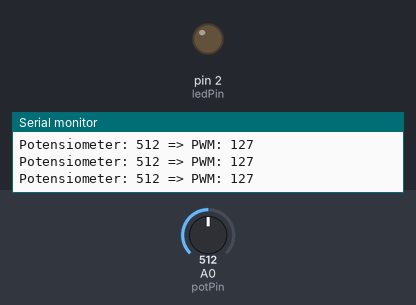
The sketch below on a simulated Arduino Uno, built with avr-gcc and run on an emulated ATmega328P. Shown: output pins drawn as LEDs (lit = HIGH), the last lines printed to the serial monitor. The test bench sets the inputs (shaded band); at power-on: A0 (potPin) = 512.

Above: at 1.2 s.
1.3 s: A0 (potPin) set to 522
At 1.8 s:
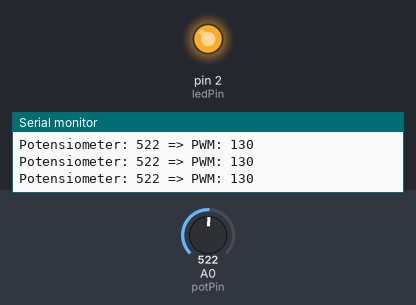
2.8 s: A0 (potPin) set to 511
At 3.3 s:
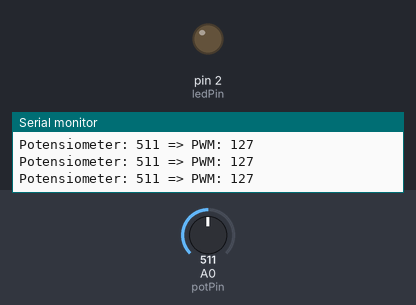
4.3 s: A0 (potPin) set to 716
At 4.8 s:
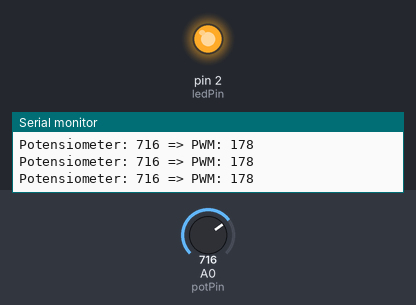
Timing chart, 0 to 7.3 s (numbered marks = the images above; inputs shaded):
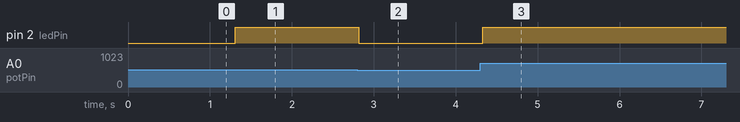

The sketch:

PWM.ino
```cpp
const int potPin = A0;
const int ledPin = 2 ;

void setup() {
  pinMode(ledPin, OUTPUT);
  Serial.begin(9600);
}

void loop() {
  int potValue = analogRead(potPin);               // Baca nilai potensiometer (0–1023)
  int pwmValue = map(potValue, 0, 1023, 0, 255);   // Konversi ke nilai PWM (0–255)

  analogWrite(ledPin, pwmValue);                   // Atur kecerahan LED

  // Tampilkan nilai di Serial Monitor
  Serial.print("Potensiometer: ");
  Serial.print(potValue);
  Serial.print(" => PWM: ");
  Serial.println(pwmValue);

  delay(100); // Delay kecil untuk stabilitas
}
```

Measured:
- the behaviour switches between 513 and 514 on A0 (potPin) (found by bisection; images 0 and 1)
- after the input at 1.3 s, pin 2 (ledPin): LOW → HIGH at once
- after the input at 2.8 s, pin 2 (ledPin): HIGH → LOW at once
- after the input at 4.3 s, pin 2 (ledPin): LOW → HIGH at once
